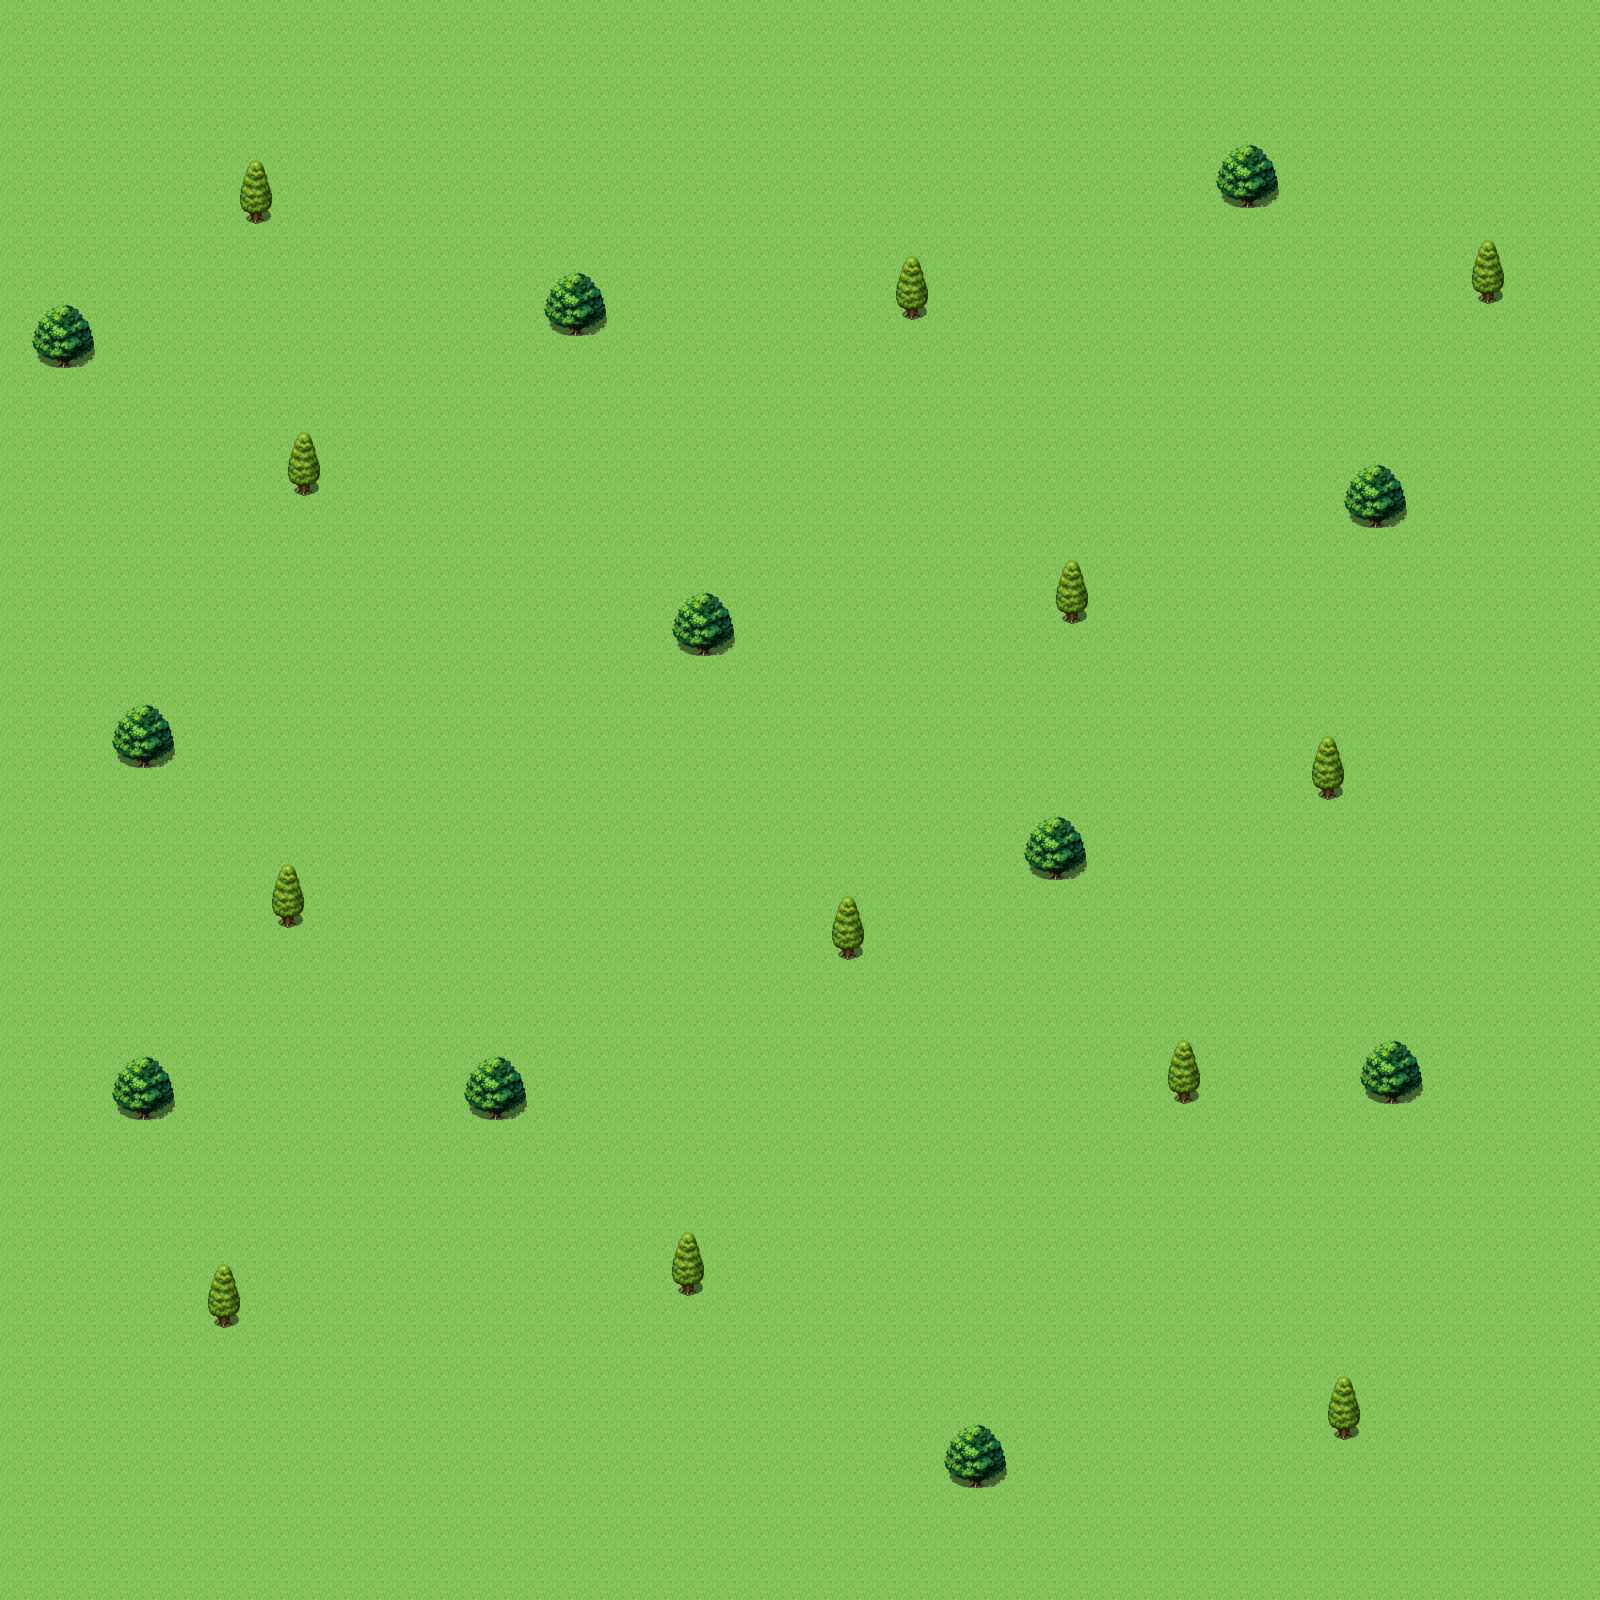

This game map was drawn from its Tiled (.tmx) file and the tilesets committed beside it. A one-line description and the trimmed map source follow:
An orthogonal 100x100 tile map with 16x16 px tiles, 2 tile layers (backgroundLayer, blockedLayer) and 1 object.

<map version="1.0" orientation="orthogonal" renderorder="right-down" width="100" height="100" tilewidth="16" tileheight="16" nextobjectid="3">
 <tileset firstgid="1" name="tiles" tilewidth="16" tileheight="16" tilecount="8064" columns="64">
  <image source="rpg_maker_vx_rtp_tileset_by_telles0808.png" width="1024" height="2016" />
 </tileset>
 <layer name="backgroundLayer" width="100" height="100">
  <data>[10000 cells, 10000 non-empty, 4 distinct tile ids]</data>
 </layer>
 <layer name="blockedLayer" width="100" height="100">
  <data>[10000 cells, 272 non-empty, 24 distinct tile ids]</data>
 </layer>
 <objectgroup name="objectsLayer" opacity="0.9">
  <object id="2" gid="194" x="288" y="324" width="16" height="16">
   <properties>
    <property name="type" value="playerStart" />
   </properties>
  </object>
 </objectgroup>
</map>
